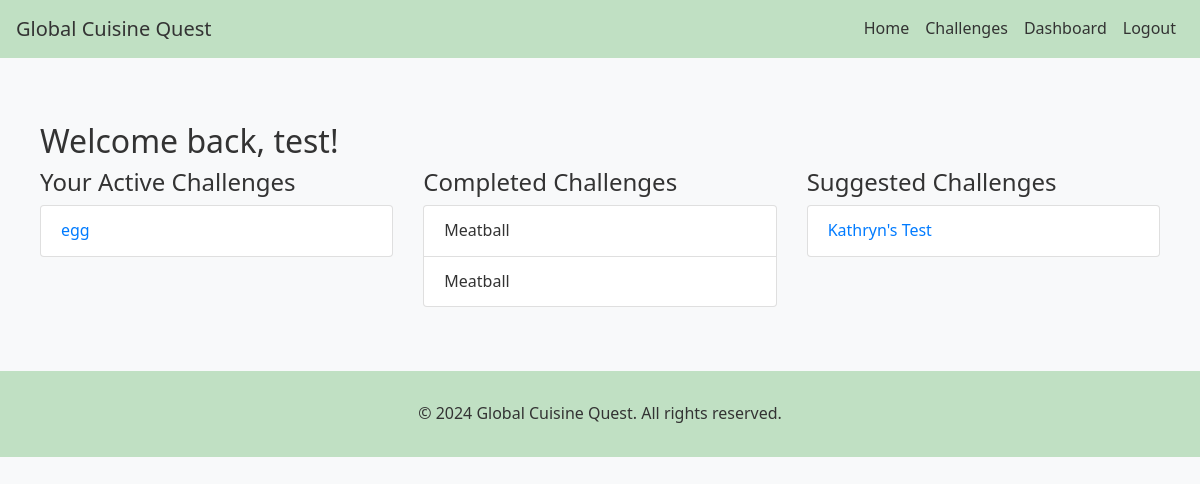
Page /dashboard (signed in) on the earlier database version.
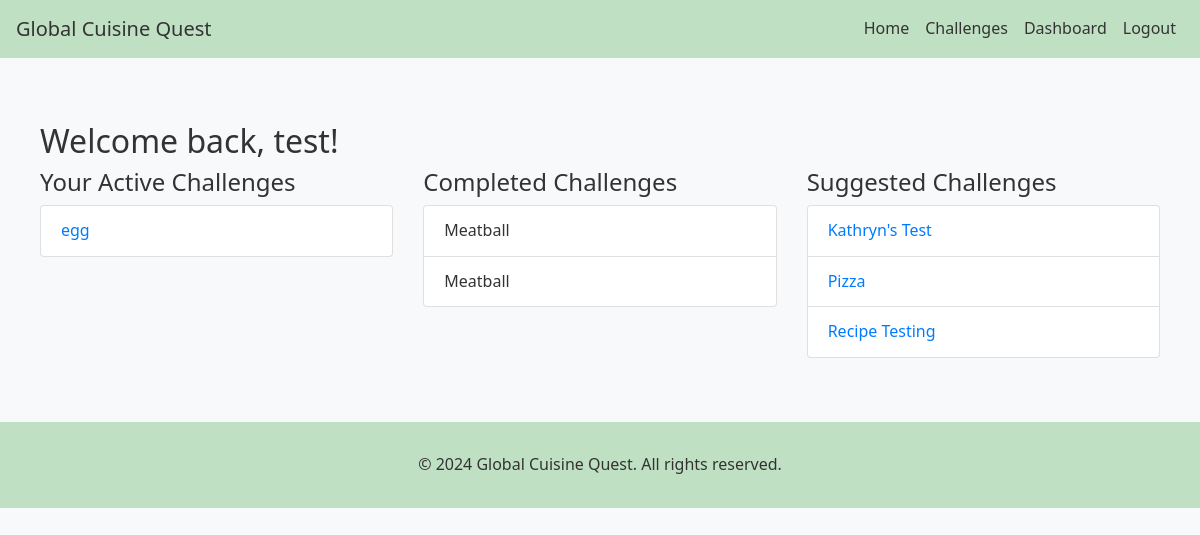
Same page on the later database version.
### globalcuisine/models.py (models this page shows, shortened)
class User(UserMixin, db.Model):
    id = db.Column(db.Integer, primary_key=True)
    username = db.Column(db.String(100), unique=True, nullable=False)
    email = db.Column(db.String(120), unique=True, nullable=False)
    password_hash = db.Column(db.String(128))
    challenges = db.relationship('Challenge', backref='author', lazy=True)
    submissions = db.relationship('Submission', backref='user', lazy=True)
    active_challenges = db.relationship('ActiveChallenge', backref='user', lazy=True)
    completed_challenges = db.relationship('CompletedChallenge', backref='user', lazy=True)

class ActiveChallenge(db.Model):
    id = db.Column(db.Integer, primary_key=True)
    user_id = db.Column(db.Integer, db.ForeignKey('user.id'), nullable=False)
    challenge_id = db.Column(db.Integer, db.ForeignKey('challenge.id'), nullable=False)
    accepted_at = db.Column(db.DateTime, nullable=False, default=datetime.utcnow)

class Challenge(db.Model):
    id = db.Column(db.Integer, primary_key=True)
    title = db.Column(db.String(100), nullable=False)
    recipe_type = db.Column(db.String(100), nullable=False)
    description = db.Column(db.Text, nullable=False)
    is_recipe = db.Column(db.Boolean, nullable=False)
    ingredients = db.Column(db.Text, nullable=False)
    recipe_instructions = db.Column(db.Text, nullable=False)
    created_at = db.Column(db.DateTime, nullable=False, default=datetime.utcnow)
    cuisine_type = db.Column(db.String(100))  # Make sure this line exists
    cuisine_style = db.Column(db.String(100))  # Make sure this line exists
    difficulty_level = db.Column(db.String(50), nullable=False)
    image_filename = db.Column(db.String(255))
    user_id = db.Column(db.Integer, db.ForeignKey('user.id'), nullable=False)
    submissions = db.relationship('Submission', backref='challenge', lazy=True)
    active_users = db.relationship('ActiveChallenge', backref='challenge', lazy=True)
    completed_users = db.relationship('CompletedChallenge', backref='challenge', lazy=True)

class CompletedChallenge(db.Model):
    id = db.Column(db.Integer, primary_key=True)
    user_id = db.Column(db.Integer, db.ForeignKey('user.id'), nullable=False)
    challenge_id = db.Column(db.Integer, db.ForeignKey('challenge.id'), nullable=False)
    completed_at = db.Column(db.DateTime, nullable=False, default=datetime.utcnow)

### globalcuisine/main.py (the view)
@main.route('/dashboard')
@login_required
def dashboard():
    active_challenges = ActiveChallenge.query.filter_by(user_id=current_user.id).all()
    completed_challenges = CompletedChallenge.query.filter_by(user_id=current_user.id).all()
    suggested_challenges = Challenge.query.filter(~Challenge.id.in_(
        [ac.challenge_id for ac in active_challenges] + [cc.challenge_id for cc in completed_challenges])).all()
    return render_template('dashboard.html', title='Dashboard',
                           active_challenges=active_challenges,
                           completed_challenges=completed_challenges,
                           suggested_challenges=suggested_challenges)

### globalcuisine/templates/dashboard.html
{% extends "base.html" %}
{% block content %}
<div class="container mt-4">
    <h2>Welcome back, {{ current_user.username }}!</h2>
    <div class="row">
        <div class="col-md-4">
            <h4>Your Active Challenges</h4>
            <ul class="list-group">
                {% for active_challenge in active_challenges %}
                    <li class="list-group-item">
                        <a href="{{ url_for('main.challenge_detail', challenge_id=active_challenge.challenge.id) }}">
                            {{ active_challenge.challenge.title }}
                        </a>
                    </li>
                {% else %}
                    <li class="list-group-item">You have no active challenges.</li>
                {% endfor %}
            </ul>
        </div>
        <div class="col-md-4">
            <h4>Completed Challenges</h4>
            <ul class="list-group">
                {% for completed_challenge in completed_challenges %}
                    <li class="list-group-item">{{ completed_challenge.challenge.title }}</li>
                {% else %}
                    <li class="list-group-item">You have not completed any challenges yet.</li>
                {% endfor %}
            </ul>
        </div>
        <div class="col-md-4">
            <h4>Suggested Challenges</h4>
            <ul class="list-group">
                {% for challenge in suggested_challenges %}
                    <li class="list-group-item">
                        <a href="{{ url_for('main.challenge_detail', challenge_id=challenge.id) }}">
                            {{ challenge.title }}
                        </a>
                    </li>
                {% else %}
                    <li class="list-group-item">Check back later for new challenges!</li>
                {% endfor %}
            </ul>
        </div>
    </div>
</div>
{% endblock %}

### globalcuisine/templates/base.html (shortened to what this page needs)
<!DOCTYPE html>
<html lang="en">
<head>
    <link rel="stylesheet" href="https://stackpath.bootstrapcdn.com/bootstrap/4.5.2/css/bootstrap.min.css">
    <link rel="stylesheet" href="{{ url_for('static', filename='css/style.css') }}">
    <link rel="stylesheet" href="https://cdnjs.cloudflare.com/ajax/libs/rateYo/2.3.2/jquery.rateyo.min.css">
</head>
<body>
    <header>
        <nav class="navbar navbar-expand-lg navbar-dark bg-primary">
            <a class="navbar-brand" href="{{ url_for('main.index') }}">Global Cuisine Quest</a>
            <div class="collapse navbar-collapse" id="navbarNav">
                <ul class="navbar-nav ml-auto">
                    <li class="nav-item">
                        <a class="nav-link" href="{{ url_for('main.index') }}">Home</a>
                    </li>
                    <li class="nav-item">
                        <a class="nav-link" href="{{ url_for('main.challenge_list') }}">Challenges</a>
                    </li>
                    {% if current_user.is_authenticated %}
                        <li class="nav-item">
                            <a class="nav-link" href="{{ url_for('main.dashboard') }}">Dashboard</a>
                        </li>
                        <li class="nav-item">
                            <a class="nav-link" href="{{ url_for('auth.logout') }}">Logout</a>
                        </li>
                    {% endif %}
                </ul>
            </div>
        </nav>
    </header>
    <main role="main" class="container">
        {% block content %}{% endblock %}
    </main>
    <footer class="footer bg-primary text-white mt-4">
        <div class="container text-center">
            <span>&copy; 2024 Global Cuisine Quest. All rights reserved.</span>
        </div>
    </footer>
</body>
</html>

### globalcuisine/static/css/style.css (style rules this page uses)
body { font-family: 'Segoe UI', Tahoma, Geneva, Verdana, sans-serif; background-color: #f8f9fa; color: #333; line-height: 1.6; display: flex; flex-direction: column; min-height: 100vh; }
.container { max-width: 1200px; margin: 0 auto; padding: 20px; }
.navbar.bg-primary { background-color: #c0e0c3 !important; }
.navbar .nav-link, .navbar .navbar-brand { color: #333 !important; }
footer.footer.bg-primary { background-color: #c0e0c3 !important; }
.footer { color: #333 !important; text-align: center; padding: 10px 0; flex-shrink: 0; }
h1, h2, h3, h4, h5, h6 { color: #333; }

Differences in the rows shown:
added Challenge: title "Pizza"
added Challenge: title "Recipe Testing"
